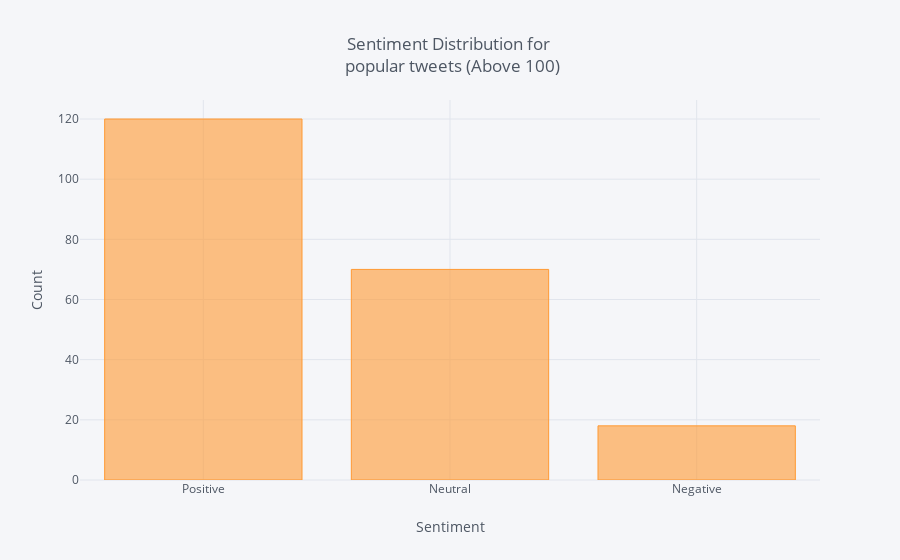

The code cell stored with this chart in its notebook:
### Code cell
df_popular = df[df['rt_count'] >= 100]
df_popular['Sentiment'].value_counts().iplot(kind='bar', xTitle='Sentiment',
                                    yTitle='Count', title = 'Sentiment Distribution for <br> popular tweets (Above 100)')

### Figure 1 — Plotly figure (JSON) as saved in the notebook; plotly's stock layout.template omitted (floating-point values rounded to 4 significant figures)
{"data": [{"marker": {"color": "rgba(255, 153, 51, 0.6)", "line": {"color": "rgba(255, 153, 51, 1.0)", "width": 1}}, "name": "Sentiment", "orientation": "v", "text": "", "type": "bar", "uid": "26f5ffb2-da61-4aec-bc08-4ab2e9539bc3", "x": ["Positive", "Neutral", "Negative"], "y": [120, 70, 18]}], "layout": {"legend": {"bgcolor": "#F5F6F9", "font": {"color": "#4D5663"}}, "paper_bgcolor": "#F5F6F9", "plot_bgcolor": "#F5F6F9", "title": {"font": {"color": "#4D5663"}, "text": "Sentiment Distribution for <br> popular tweets (Above 100)"}, "xaxis": {"gridcolor": "#E1E5ED", "showgrid": true, "tickfont": {"color": "#4D5663"}, "title": {"font": {"color": "#4D5663"}, "text": "Sentiment"}, "zerolinecolor": "#E1E5ED"}, "yaxis": {"gridcolor": "#E1E5ED", "showgrid": true, "tickfont": {"color": "#4D5663"}, "title": {"font": {"color": "#4D5663"}, "text": "Count"}, "zerolinecolor": "#E1E5ED"}}}
